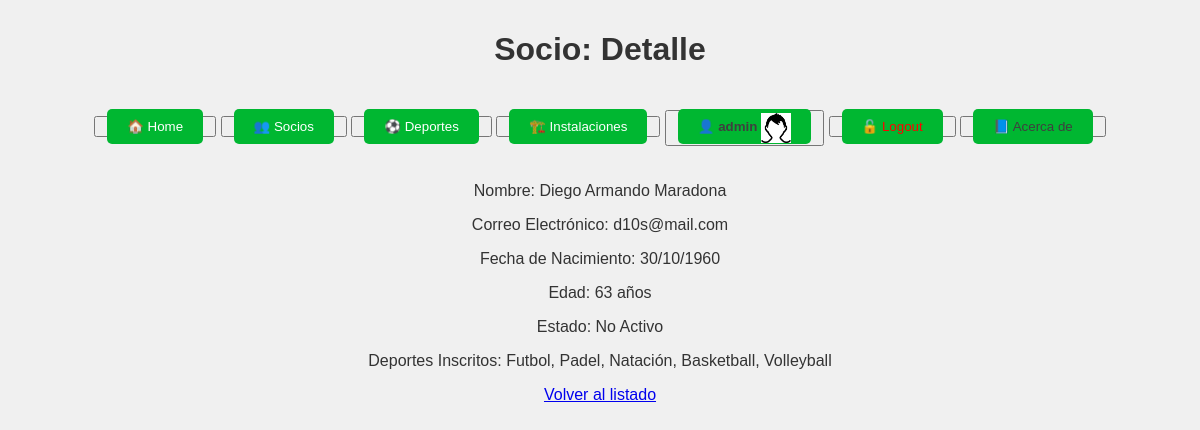
The app's page /socios/4/ (signed in) with its own data.
### club/models.py (models this page shows, shortened)
class UserProfile(models.Model):
    user = models.OneToOneField(User, on_delete=models.CASCADE, related_name='profile')
    avatar = models.ImageField(upload_to='avatars/', blank=True, null=True)

class Socio(models.Model):
    deportes = models.ManyToManyField('Deporte', related_name='socios')
    nombre = models.CharField(max_length=50)
    apellido = models.CharField(max_length=50, db_index=True)
    fecha_nacimiento = models.DateField(null=False, blank=False)
    correo_electronico = models.EmailField(blank=True, null=True)
    activo = models.BooleanField(default=True)
    def edad(self):
        today = date.today()
        return today.year - self.fecha_nacimiento.year - ((today.month, today.day) < (self.fecha_nacimiento.month, self.fecha_nacimiento.day))

class Deporte(models.Model):
    instalaciones = models.ManyToManyField('Instalacion', related_name='deportes')
    nombre = models.CharField(max_length=100, unique=True)
    descripcion = models.TextField(blank=True, null=True)
    cuota_mensual = models.DecimalField(max_digits=8, decimal_places=2, help_text="Cuota mensual para participar en este deporte.")
    disponible = models.BooleanField(default=True)

### club/views.py (the view)
# urls.py: path('socios/<int:pk>/', SocioDetailView.as_view(), name='socio_detail'),
class SocioDetailView(LoginRequiredMixin, DetailView):
    model = Socio
    template_name = 'club/socio_detail.html'

### templates/club/socio_detail.html
{% extends 'club/base.html' %}
{% block titulo %}
    Socio: Detalle
{% endblock titulo %}
{% block main %}
    <p>Nombre: {{ object.nombre }} {{ object.apellido }}</p>
    <p>Correo Electrónico: {{ object.correo_electronico }}</p>
    <p>Fecha de Nacimiento: {{ object.fecha_nacimiento|date:"d/m/Y" }}</p>
    <p>Edad: {{ object.edad }} años</p>
    <p>Estado: {{ object.activo|yesno:"Activo,No Activo" }}</p>
    <p>Deportes Inscritos: {% for deporte in object.deportes.all %} {{ deporte.nombre }}{% if not forloop.last %}, {% endif %}{% empty %} Ninguno {% endfor %}</p>
    <a href="{% url 'socio_list' %}">Volver al listado</a>
{% endblock %}

### templates/club/navbar.html (shortened to what this page needs)
    <button><a href="{% url 'index' %}">🏠 Home</a></button>
{% if user.is_authenticated %}
    <button><a href="{% url 'socio_list' %}">👥 Socios</a></button>
    <button><a href="{% url 'deporte_list' %}">⚽ Deportes</a></button>
    <button><a href="{% url 'instalaciones_list' %}">🏗️ Instalaciones</a></button>
    <button><a style="color: #3f3f3f; font-weight: bold" href="{% url 'profile' %}">
        👤 {{ user.username }}
        {% if user.profile.avatar %}
            <img src="{{ user.profile.avatar.url }}" alt="avatar" style="height: 30px; vertical-align: middle;">
        {% endif %}</a></button>
    <form action="{% url 'logout' %}" method="post" style="display: inline;">
        <button type="submit"><a style="color: #3f3f3f; color: red;">🔓 Logout</a></button>
    </form>
{% else %}
    <button><a style="color: #3f3f3f;" href="{% url 'login' %}">🔓 Login</a></button>
{% endif %}
    <button><a style="color: #3f3f3f;" href="{% url 'about' %}">📘 Acerca de</a></button>

### templates/club/base.html (style rules this page uses)
body { font-family: 'Arial', sans-serif; margin: 0; padding: 0; background: #f0f0f0; color: #333; }
nav a { color: white; background: #00b731; padding: 10px 20px; text-decoration: none; border-radius: 5px; margin: 5px; }

### records on screen
Socio: nombre "Diego Armando", apellido "Maradona", correo_electronico "d10s@mail.com", fecha_nacimiento "30/10/1960", edad "63", activo "No Activo"
Deporte: nombre "Futbol"
Deporte: nombre "Padel"
Deporte: nombre "Natación"
Deporte: nombre "Basketball"
Deporte: nombre "Volleyball"

### other values on screen
{{ user.username }} "admin"
